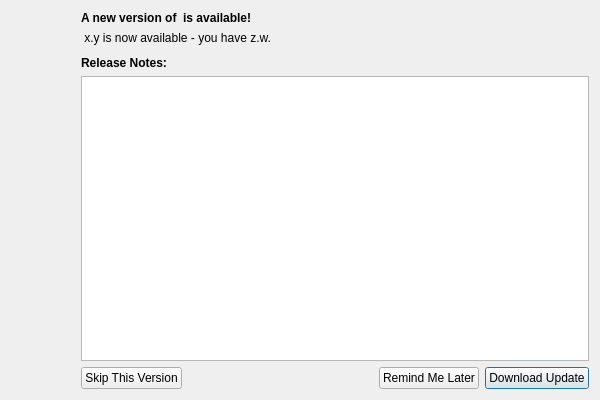
<?xml version="1.0" encoding="UTF-8"?>
<ui version="4.0">
 <class>UpdateChecker</class>
 <widget class="QDialog" name="UpdateChecker">
  <property name="geometry">
   <rect>
    <x>0</x>
    <y>0</y>
    <width>600</width>
    <height>400</height>
   </rect>
  </property>
  <property name="windowTitle">
   <string>Software Update</string>
  </property>
  <layout class="QHBoxLayout" name="horizontalLayout_2">
   <item>
    <layout class="QVBoxLayout" name="verticalLayout">
     <item>
      <widget class="QLabel" name="iconLabel">
       <property name="sizePolicy">
        <sizepolicy hsizetype="Fixed" vsizetype="Fixed">
         <horstretch>0</horstretch>
         <verstretch>0</verstretch>
        </sizepolicy>
       </property>
       <property name="minimumSize">
        <size>
         <width>64</width>
         <height>64</height>
        </size>
       </property>
       <property name="maximumSize">
        <size>
         <width>64</width>
         <height>64</height>
        </size>
       </property>
       <property name="text">
        <string/>
       </property>
       <property name="scaledContents">
        <bool>true</bool>
       </property>
      </widget>
     </item>
     <item>
      <spacer name="verticalSpacer">
       <property name="orientation">
        <enum>Qt::Vertical</enum>
       </property>
       <property name="sizeHint" stdset="0">
        <size>
         <width>20</width>
         <height>40</height>
        </size>
       </property>
      </spacer>
     </item>
    </layout>
   </item>
   <item>
    <layout class="QVBoxLayout" name="verticalLayout_2" stretch="0,0,0,0,1,0">
     <item>
      <widget class="QLabel" name="titleLabel">
       <property name="font">
        <font>
         <weight>75</weight>
         <bold>true</bold>
        </font>
       </property>
       <property name="text">
        <string>A new version of &lt;application_name&gt; is available!</string>
       </property>
      </widget>
     </item>
     <item>
      <widget class="QLabel" name="descriptionLabel">
       <property name="text">
        <string>&lt;application_name&gt; x.y is now available - you have z.w.</string>
       </property>
      </widget>
     </item>
     <item>
      <spacer name="verticalSpacer_2">
       <property name="orientation">
        <enum>Qt::Vertical</enum>
       </property>
       <property name="sizeType">
        <enum>QSizePolicy::Fixed</enum>
       </property>
       <property name="sizeHint" stdset="0">
        <size>
         <width>20</width>
         <height>5</height>
        </size>
       </property>
      </spacer>
     </item>
     <item>
      <widget class="QLabel" name="noteLabel">
       <property name="font">
        <font>
         <weight>75</weight>
         <bold>true</bold>
        </font>
       </property>
       <property name="text">
        <string>Release Notes:</string>
       </property>
      </widget>
     </item>
     <item>
      <widget class="QTextBrowser" name="textBrowser">
       <property name="lineWrapMode">
        <enum>QTextEdit::NoWrap</enum>
       </property>
      </widget>
     </item>
     <item>
      <layout class="QHBoxLayout" name="horizontalLayout">
       <item>
        <widget class="QPushButton" name="skipButton">
         <property name="text">
          <string>Skip This Version</string>
         </property>
        </widget>
       </item>
       <item>
        <spacer name="horizontalSpacer">
         <property name="orientation">
          <enum>Qt::Horizontal</enum>
         </property>
         <property name="sizeHint" stdset="0">
          <size>
           <width>40</width>
           <height>20</height>
          </size>
         </property>
        </spacer>
       </item>
       <item>
        <widget class="QPushButton" name="remindButton">
         <property name="text">
          <string>Remind Me Later</string>
         </property>
        </widget>
       </item>
       <item>
        <widget class="QPushButton" name="downloadButton">
         <property name="text">
          <string>Download Update</string>
         </property>
         <property name="default">
          <bool>true</bool>
         </property>
        </widget>
       </item>
      </layout>
     </item>
    </layout>
   </item>
  </layout>
 </widget>
 <resources/>
 <connections/>
</ui>
